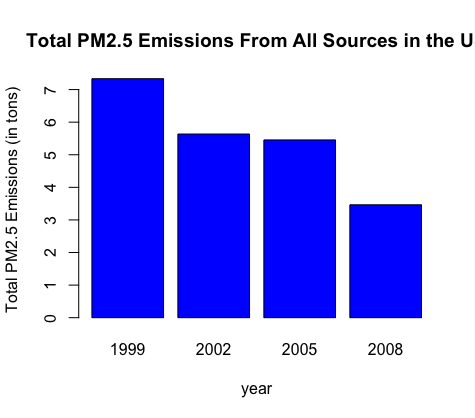

Write R code to recreate this figure.
totalEmission = aggregate(Emissions ~ year, NEI, sum, na.rm=TRUE)

barplot(totalEmission$Emissions/10^6, #tons 
        names.arg=totalEmission$year
        , xlab='year'
        ,ylab='Total PM2.5 Emissions (in tons)'
        ,main = 'Total PM2.5 Emissions From All Sources in the US'
        , col = 'blue')
